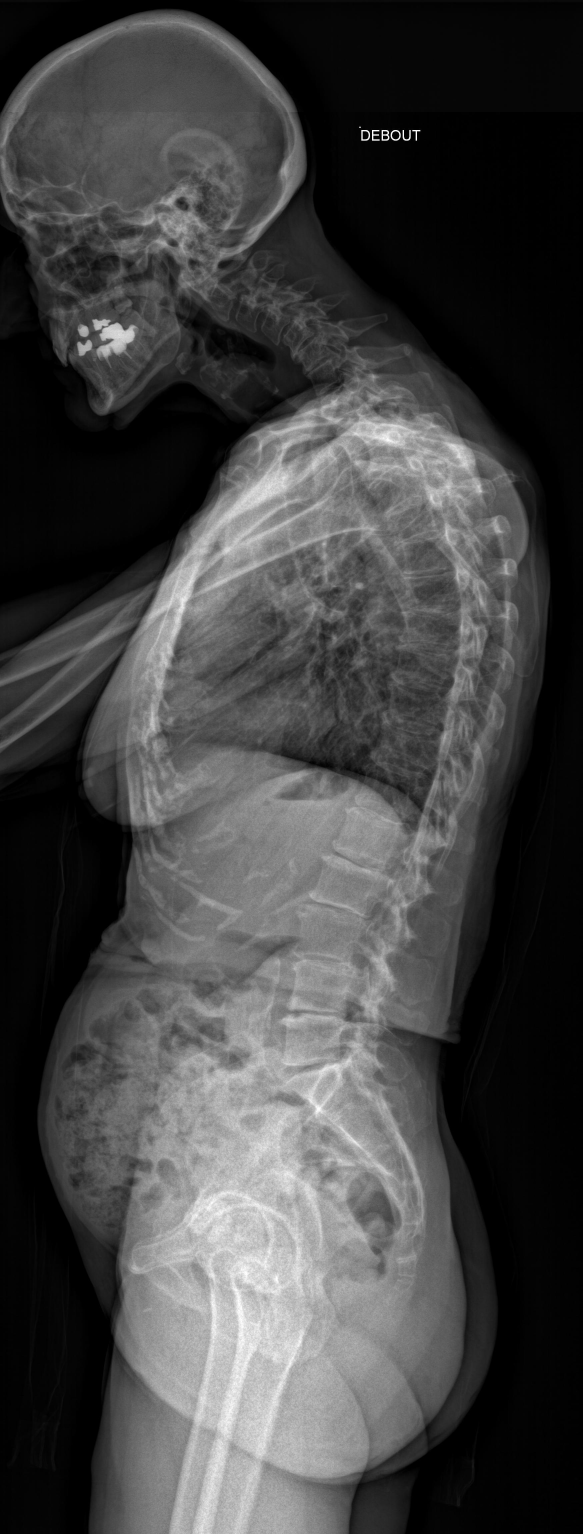
%> input picture data/test.jpg, 1748 x 4601 px (shown at 1/3 size)
$ octave Constrated_im.m   (GNU Octave 9; MATLAB toolbox functions it lacks are replaced by stand-ins)
%> lines starting %> are read from the running program, lines starting %| are printed output that depends on the picture
image1 = rgb2gray(imread('data/test.jpg'));
%> image1: size 4601x1748 uint8; min 0, max 255, mean 67.5
image2 = rgb2gray(imread('data/2012-06- 4.jpg'));
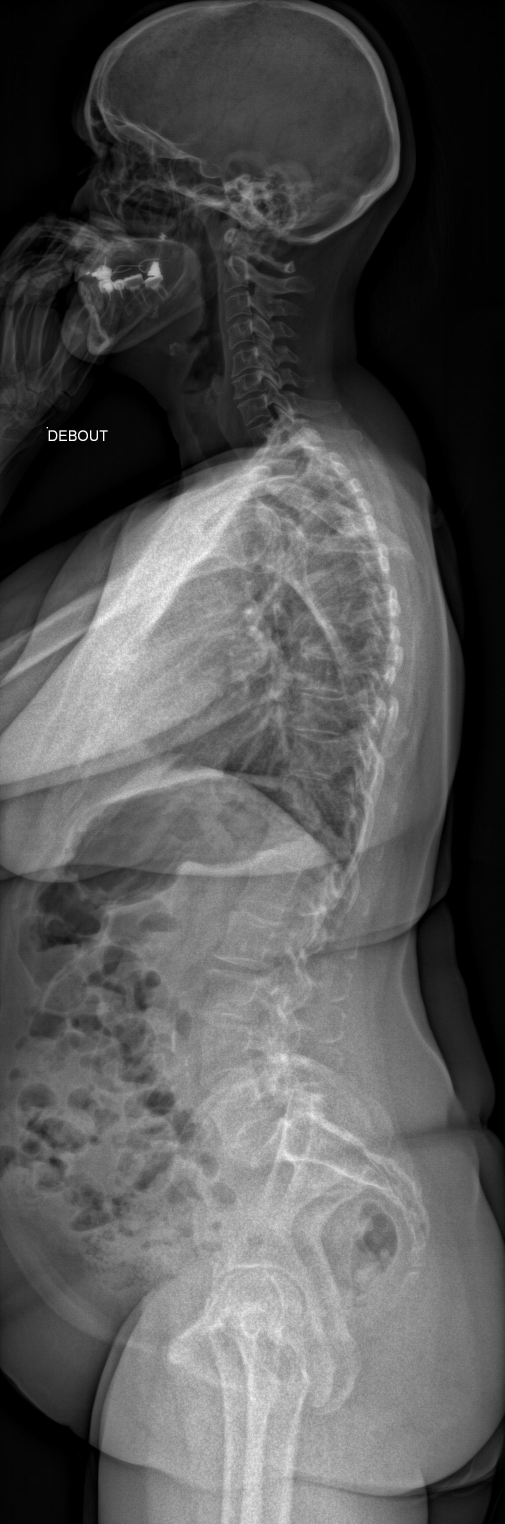
%> input picture data/2012-06- 4.jpg, 1513 x 4572 px (shown at 1/3 size)
%> image2: size 4572x1513 uint8; min 0, max 255, mean 86.5

figure;
constrasted_image1 = adapthisteq(image1,'Distribution','uniform','Nbins',256);
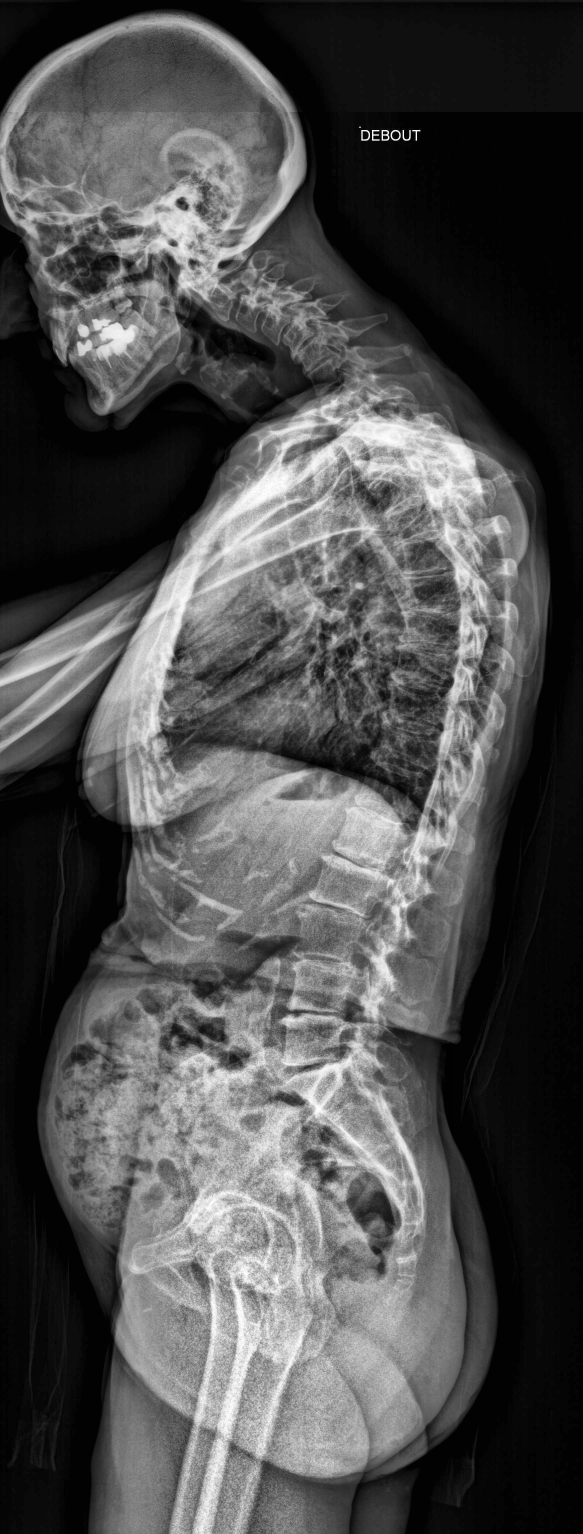
%> constrasted_image1: size 4601x1748 uint8 (shown at 1/3 size); min 0, max 255, mean 78.8
imshow(constrasted_image1);
saveas(gcf,'constrasted_image1.png')

figure;
constrasted_image2 = adapthisteq(image2,'Distribution','uniform','Nbins',256);
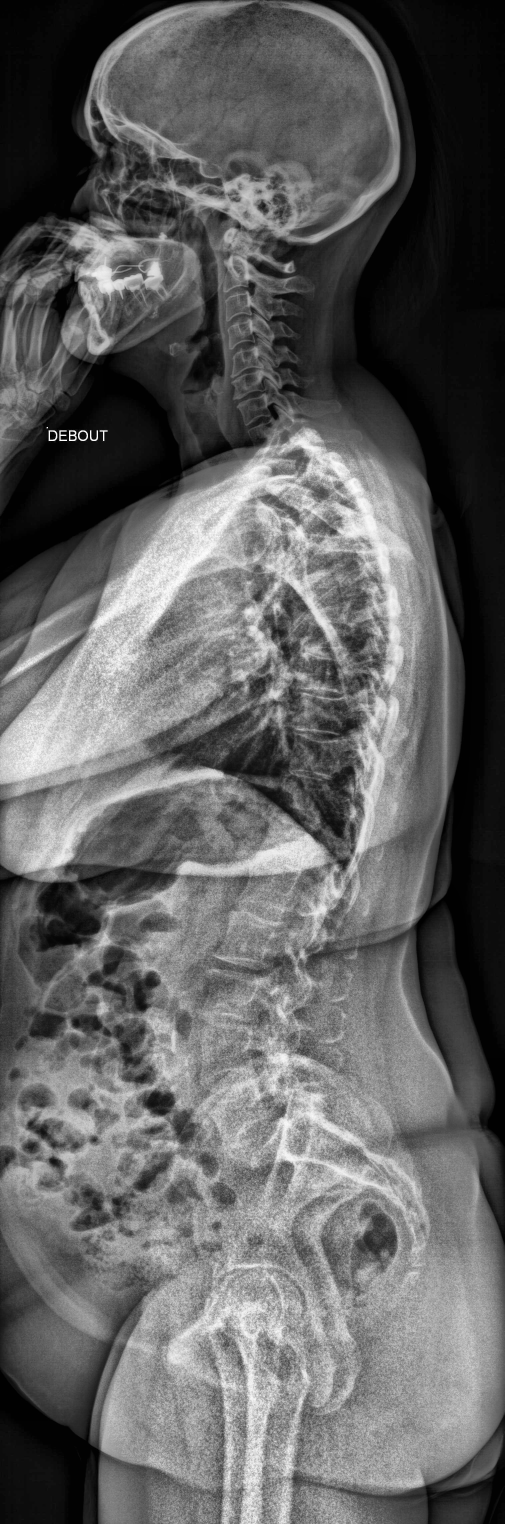
%> constrasted_image2: size 4572x1513 uint8 (shown at 1/3 size); min 0, max 255, mean 98.2
imshow(constrasted_image2);
saveas(gcf,'constrasted_image2.png')
